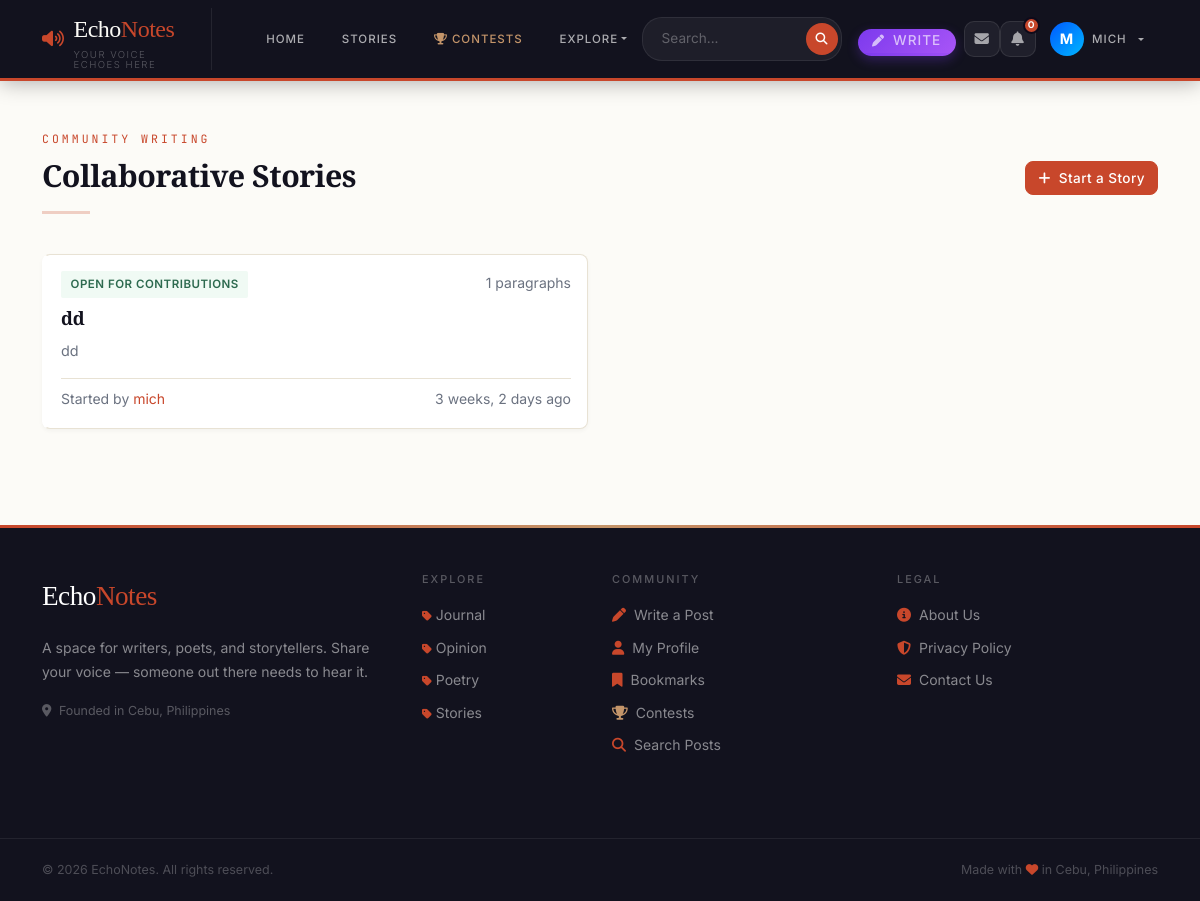
The app's page /stories/ (signed in) with its own data.
### blog/models.py (models this page shows, shortened)
class CollaborativeStory(models.Model):
    STATUS_OPEN = 'open'
    STATUS_CLOSED = 'closed'
    STATUS_CHOICES = [
        (STATUS_OPEN, 'Open for contributions'),
        (STATUS_CLOSED, 'Closed'),
    ]
    title = models.CharField(max_length=200)
    description = models.TextField()
    started_by = models.ForeignKey(User, on_delete=models.CASCADE, related_name='stories_started')
    status = models.CharField(max_length=10, choices=STATUS_CHOICES, default=STATUS_OPEN)
    max_contributors = models.IntegerField(default=10)
    created_date = models.DateTimeField(default=timezone.now)
    class Meta:
        ordering = ['-created_date']
        verbose_name_plural = 'Collaborative Stories'
    def total_paragraphs(self):
        return self.paragraphs.count()

class Category(models.Model):
    name = models.CharField(max_length=100, unique=True)
    slug = models.SlugField(max_length=100, unique=True)
    description = models.TextField(blank=True)
    icon = models.CharField(max_length=50, default='fas fa-circle', help_text="FontAwesome class (e.g., 'fas fa-feather')")
    color = models.CharField(max_length=20, default='#7c3aed', help_text="Brand color hex code")
    subscribers = models.ManyToManyField(User, related_name='subscribed_circles', blank=True)
    created_date = models.DateTimeField(default=timezone.now)
    class Meta:
        verbose_name_plural = 'Categories'
        ordering = ['name']

### blog/views.py (the view)
# urls.py: path('stories/', views.collaborative_stories, name='story-list'),
@login_required
def collaborative_stories(request):
    stories = CollaborativeStory.objects.filter(status='open').order_by('-created_date')
    return render(request, 'collaborative_stories.html', {'stories': stories})

### blog/context_processors.py (called while the page is built)
def categories(request):
    from .models import Category
    return {'categories': Category.objects.all()}

### blog/templates/collaborative_stories.html (shortened to what this page needs)
{% extends 'base.html' %}
{% block content %}
<div class="container py-5">
    <div class="d-flex justify-content-between align-items-end mb-1 flex-wrap gap-2">
        <div>
            <span class="section-eyebrow">Community Writing</span>
            <h1 class="section-title">Collaborative Stories</h1>
        </div>
        {% if user.is_authenticated %}
        <a href="{% url 'create-story' %}" class="btn btn-primary">
            <i class="fas fa-plus me-2"></i>Start a Story
        </a>
        {% endif %}
    </div>
    <hr class="section-divider">
    <div class="row g-4">
        {% for story in stories %}
        <div class="col-md-6">
            <div class="card post-card h-100 p-3">
                <div class="d-flex justify-content-between align-items-start mb-2">
                    <span class="{% if story.status == 'open' %}contest-status-open{% else %}contest-status-closed{% endif %}">
                        {{ story.get_status_display }}
                    </span>
                    <small class="text-muted">{{ story.total_paragraphs }} paragraphs</small>
                </div>
                <h5 class="card-title">
                    <a href="{% url 'story-detail' story.pk %}" class="text-decoration-none" style="color:var(--ink)">
                        {{ story.title }}
                    </a>
                </h5>
                <p class="card-text text-muted">{{ story.description|truncatewords:25 }}</p>
                <div class="mt-auto pt-2 border-top d-flex justify-content-between align-items-center" style="border-color:var(--cream-border)!important">
                    <small class="text-muted">
                        Started by <a href="{% url 'profile-detail' story.started_by.username %}" class="text-decoration-none">{{ story.started_by.username }}</a>
                    </small>
                    <small class="text-muted">{{ story.created_date|timesince }} ago</small>
                </div>
            </div>
        </div>
        {% endfor %}
    </div>
</div>
{% endblock %}

### blog/templates/base.html (shortened to what this page needs)
{% load static %}
<!DOCTYPE html>
<html lang="en">
<head>
  <link href="https://cdn.jsdelivr.net/npm/bootstrap@5.3.0/dist/css/bootstrap.min.css" rel="stylesheet">
  <link rel="stylesheet" href="https://cdnjs.cloudflare.com/ajax/libs/font-awesome/6.4.0/css/all.min.css">
  <link rel="stylesheet" href="{% static 'css/style.css' %}?v=1.0.1">
<body>
  <nav class="echonav navbar navbar-expand-lg">
    <div class="container">
      <a class="echo-brand" href="{% url 'landing' %}">
        <i class="fas fa-volume-up" style="color:var(--accent);font-size:1.1rem"></i>
        <div>
          Echo<span>Notes</span>
          <small>Your voice echoes here</small>
        </div>
      </a>
      <div class="collapse navbar-collapse" id="navbarNav">
        <ul class="navbar-nav me-auto mb-2 mb-lg-0 align-items-lg-center" style="gap: 0.5rem; margin-left: 1.5rem;">
          <li class="nav-item">
            <a class="nav-link" href="{% url 'landing' %}">Home</a>
          </li>
          <li class="nav-item">
            <a class="nav-link" href="{% url 'story-list' %}">Stories</a>
          </li>
          <li class="nav-item">
            <a class="nav-link highlight" href="{% url 'contest-list' %}">
              <i class="fas fa-trophy me-1" style="color:var(--gold)"></i>Contests
            </a>
          </li>
          <li class="nav-item dropdown">
            <a class="nav-link dropdown-toggle" href="#" id="exploreDropdown" role="button" data-bs-toggle="dropdown"
              aria-expanded="false">
              Explore
            </a>
          </li>
        </ul>
        <div class="d-flex align-items-lg-center gap-3">
          <form class="echo-search d-flex align-items-center m-0" action="{% url 'search' %}" method="GET"
            style="background: rgba(255,255,255,0.05); border-radius: 20px; padding: 3px; border: 1px solid rgba(255,255,255,0.08);">
            <input type="search" name="q" placeholder="Search..." required
              class="border-0 bg-transparent text-white px-3" style="outline: none; font-size: 0.85rem; width: 160px;">
            <button type="submit" class="border-0 rounded-circle d-flex justify-content-center align-items-center"
              style="background: var(--accent); width: 32px; height: 32px; color: white;"><i class="fas fa-search"
                style="font-size: 0.75rem;"></i></button>
          </form>
          <ul class="navbar-nav align-items-lg-center m-0">
            {% if user.is_authenticated %}
            <li class="nav-item me-2 d-none d-lg-block">
              <a class="nav-link py-1 px-3 text-white" href="{% url 'create-post' %}"
                style="background: linear-gradient(135deg, #7c3aed, #a855f7); border-radius: 20px; font-size: 0.85rem; font-weight: 500; display: inline-flex; align-items: center; box-shadow: 0 4px 12px rgba(124,58,237,0.3);">
                <i class="fas fa-pen me-2" style="font-size: 0.75rem;"></i> Write
              </a>
            </li>
            {% if user.is_authenticated %}
            <li class="nav-item">
              <a href="{% url 'inbox' %}" class="notif-icon-btn" title="Messages" style="text-decoration:none">
                <i class="fas fa-envelope"></i>
              </a>
            </li>
            <li class="nav-item" style="position:relative">
              <button id="notif-bell-btn" class="notif-icon-btn" title="Notifications">
                <i class="fas fa-bell"></i>
                <span id="notif-badge" class="notif-badge" style="display:none">0</span>
              </button>
            </li>
            {% endif %}
            <li class="nav-item dropdown">
              <a class="nav-link dropdown-toggle d-flex align-items-center gap-2" href="#" id="profileDropdown"
                role="button" data-bs-toggle="dropdown" aria-expanded="false" style="padding: 0.2rem 1rem;">
                <div class="rounded-circle d-flex justify-content-center align-items-center"
                  style="width: 34px; height: 34px; background: linear-gradient(135deg,rgb(0, 89, 255),rgb(0, 183, 255)); color: white; font-weight: bold; font-size: 0.9rem;">
                  {{ user.username|make_list|first|upper }}
                </div>
                <span class="d-none d-lg-block">{{ user.username }}</span>
              </a>
            </li>
            {% endif %}
          </ul>
        </div>
      </div>
    </div>
  </nav>
  <main>
    {% block content %}{% endblock %}
  </main>
  <footer class="echo-footer mt-5">
    <div class="container py-5">
      <div class="row">
        <div class="col-lg-4 mb-4">
          <div class="echo-footer-brand mb-3">Echo<span>Notes</span></div>
          <p style="color:rgba(255,255,255,0.5);font-size:0.875rem;line-height:1.7">
            A space for writers, poets, and storytellers.
            Share your voice — someone out there needs to hear it.
          </p>
          <p style="color:rgba(255,255,255,0.3);font-size:0.78rem">
            <i class="fas fa-map-marker-alt me-1"></i> Founded in Cebu, Philippines
          </p>
        </div>
        <div class="col-lg-2 col-md-4 mb-4">
          <h6>Explore</h6>
          <ul class="list-unstyled mb-0">
            {% for category in categories %}
            <li style="margin-bottom:0.5rem;">
              <a href="{% url 'category-posts' category.slug %}">
                <i class="fas fa-tag me-1" style="font-size:0.7rem;color:var(--accent)"></i>{{ category.name }}
              </a>
            </li>
            {% empty %}
            <li><a href="{% url 'landing' %}">All Posts</a></li>
            {% endfor %}
          </ul>
        </div>
        <div class="col-lg-3 col-md-4 mb-4">
          <h6>Community</h6>
          {% if user.is_authenticated %}
          <a href="{% url 'create-post' %}"><i class="fas fa-pen me-2" style="color:var(--accent)"></i>Write a Post</a>
          <a href="{% url 'profile-detail' user.username %}"><i class="fas fa-user me-2"
              style="color:var(--accent)"></i>My Profile</a>
          <a href="{% url 'my-bookmarks' %}"><i class="fas fa-bookmark me-2"
              style="color:var(--accent)"></i>Bookmarks</a>
          <a href="{% url 'contest-list' %}"><i class="fas fa-trophy me-2" style="color:var(--gold)"></i>Contests</a>
          {% endif %}
          <a href="{% url 'search' %}?q="><i class="fas fa-search me-2" style="color:var(--accent)"></i>Search Posts</a>
        </div>
        <div class="col-lg-3 col-md-4 mb-4">
          <h6>Legal</h6>
          <a href="{% url 'about' %}"><i class="fas fa-info-circle me-2" style="color:var(--accent)"></i>About Us</a>
          <a href="{% url 'privacy-policy' %}"><i class="fas fa-shield-alt me-2" style="color:var(--accent)"></i>Privacy
            Policy</a>
          <a href="{% url 'contact' %}"><i class="fas fa-envelope me-2" style="color:var(--accent)"></i>Contact Us</a>
        </div>
      </div>
    </div>
    <div class="echo-footer-bottom">
      <div class="container d-flex justify-content-between flex-wrap gap-2">
        <span>© {% now "Y" %} EchoNotes. All rights reserved.</span>
        <span>Made with <i class="fas fa-heart" style="color:var(--accent)"></i> in Cebu, Philippines</span>
      </div>
    </div>
  </footer>
</body>
</html>

### blog/templates/base.html (style rules this page uses)
body { display: flex; flex-direction: column; min-height: 100vh; }
main { flex: 1; }
.notif-icon-btn { width: 36px; height: 36px; border-radius: 10px; background: rgba(255, 255, 255, 0.06); border: 1px solid rgba(255, 255, 255, 0.09); color: rgba(255, 255, 255, 0.6); display: flex; align-items: center; justify-content: center; font-size: 0.9rem; cursor: pointer; position: relative; transition: all 0.18s; text-decoration: none; }
.notif-badge { position: absolute; top: -5px; right: -5px; min-width: 17px; height: 17px; border-radius: 50%; background: #c8472b; color: white; font-size: 0.6rem; font-weight: 700; font-family: 'DM Sans', sans-serif; display: flex !important; align-items: center; justify-content: center; border: 2px solid #0f0a1a; padding: 0 3px; }

### records on screen
CollaborativeStory: status "OPEN FOR CONTRIBUTIONS", total_paragraphs "1", title "dd", description "dd", started_by.username "mich", created_date "3 weeks, 2 days"
Category: name "Journal"
Category: name "Opinion"
Category: name "Poetry"
Category: name "Stories"

### other values on screen
{{ user.username|make_list|first|upper }} "M"
{{ user.username }} "MICH"
